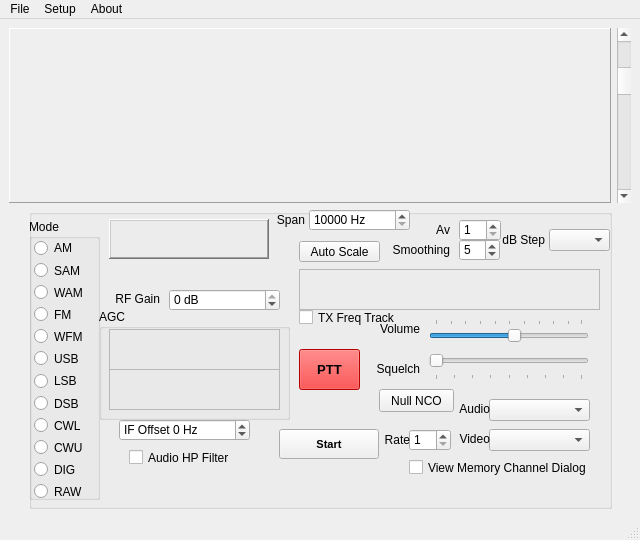
 <widget class="QMainWindow" name="MainWindow">
  <property name="geometry">
   <rect>
    <x>0</x>
    <y>0</y>
    <width>640</width>
    <height>540</height>
   </rect>
  </property>
  <property name="sizePolicy">
   <sizepolicy hsizetype="Expanding" vsizetype="Expanding">
    <horstretch>0</horstretch>
    <verstretch>0</verstretch>
   </sizepolicy>
  </property>
  <property name="minimumSize">
   <size>
    <width>100</width>
    <height>100</height>
   </size>
  </property>
  <property name="maximumSize">
   <size>
    <width>65000</width>
    <height>65000</height>
   </size>
  </property>
  <property name="windowTitle">
   <string>MainWindow</string>
  </property>
  <widget class="QWidget" name="centralWidget">
   <layout class="QVBoxLayout" name="verticalLayout_2">
    <item>
     <layout class="QHBoxLayout" name="horizontalLayout">
      <item>
       <widget class="CPlotter" name="framePlot">
        <property name="sizePolicy">
         <sizepolicy hsizetype="Expanding" vsizetype="Expanding">
          <horstretch>0</horstretch>
          <verstretch>0</verstretch>
         </sizepolicy>
        </property>
        <property name="maximumSize">
         <size>
          <width>2048</width>
          <height>16777215</height>
         </size>
        </property>
        <property name="toolTip">
         <string/>
        </property>
        <property name="frameShape">
         <enum>QFrame::Panel</enum>
        </property>
        <property name="frameShadow">
         <enum>QFrame::Raised</enum>
        </property>
       </widget>
      </item>
      <item>
       <widget class="QScrollBar" name="verticalScrollBar_dBOffset">
        <property name="sizePolicy">
         <sizepolicy hsizetype="Fixed" vsizetype="Expanding">
          <horstretch>0</horstretch>
          <verstretch>0</verstretch>
         </sizepolicy>
        </property>
        <property name="minimum">
         <number>0</number>
        </property>
        <property name="maximum">
         <number>14</number>
        </property>
        <property name="singleStep">
         <number>1</number>
        </property>
        <property name="pageStep">
         <number>1</number>
        </property>
        <property name="value">
         <number>3</number>
        </property>
        <property name="sliderPosition">
         <number>3</number>
        </property>
        <property name="orientation">
         <enum>Qt::Vertical</enum>
        </property>
        <property name="invertedAppearance">
         <bool>false</bool>
        </property>
        <property name="invertedControls">
         <bool>true</bool>
        </property>
       </widget>
      </item>
     </layout>
    </item>
    <item>
     <layout class="QHBoxLayout" name="horizontalLayout_2">
      <item>
       <spacer name="horizontalSpacer">
        <property name="orientation">
         <enum>Qt::Horizontal</enum>
        </property>
        <property name="sizeHint" stdset="0">
         <size>
          <width>10</width>
          <height>208</height>
         </size>
        </property>
       </spacer>
      </item>
      <item>
       <widget class="QGroupBox" name="groupBox">
        <property name="sizePolicy">
         <sizepolicy hsizetype="Expanding" vsizetype="Fixed">
          <horstretch>0</horstretch>
          <verstretch>0</verstretch>
         </sizepolicy>
        </property>
        <property name="minimumSize">
         <size>
          <width>583</width>
          <height>300</height>
         </size>
        </property>
        <property name="maximumSize">
         <size>
          <width>16777215</width>
          <height>16777215</height>
         </size>
        </property>
        <property name="title">
         <string/>
        </property>
        <property name="flat">
         <bool>true</bool>
        </property>
        <widget class="QGroupBox" name="ModegroupBox">
         <property name="geometry">
          <rect>
           <x>0</x>
           <y>10</y>
           <width>71</width>
           <height>281</height>
          </rect>
         </property>
         <property name="title">
          <string>Mode</string>
         </property>
         <widget class="QWidget" name="layoutWidget">
          <property name="geometry">
           <rect>
            <x>0</x>
            <y>20</y>
            <width>67</width>
            <height>261</height>
           </rect>
          </property>
          <layout class="QVBoxLayout" name="verticalLayout">
           <property name="spacing">
            <number>5</number>
           </property>
           <property name="sizeConstraint">
            <enum>QLayout::SetNoConstraint</enum>
           </property>
           <property name="leftMargin">
            <number>5</number>
           </property>
           <item>
            <widget class="QRadioButton" name="AMradioButton">
             <property name="sizePolicy">
              <sizepolicy hsizetype="Minimum" vsizetype="Maximum">
               <horstretch>0</horstretch>
               <verstretch>0</verstretch>
              </sizepolicy>
             </property>
             <property name="text">
              <string>AM</string>
             </property>
            </widget>
           </item>
           <item>
            <widget class="QRadioButton" name="SAMradioButton">
             <property name="text">
              <string>SAM</string>
             </property>
            </widget>
           </item>
           <item>
            <widget class="QRadioButton" name="WAMradioButton">
             <property name="sizePolicy">
              <sizepolicy hsizetype="Minimum" vsizetype="Maximum">
               <horstretch>0</horstretch>
               <verstretch>0</verstretch>
              </sizepolicy>
             </property>
             <property name="text">
              <string>WAM</string>
             </property>
            </widget>
           </item>
           <item>
            <widget class="QRadioButton" name="FMradioButton">
             <property name="enabled">
              <bool>true</bool>
             </property>
             <property name="text">
              <string>FM</string>
             </property>
            </widget>
           </item>
           <item>
            <widget class="QRadioButton" name="WFMradioButton">
             <property name="enabled">
              <bool>true</bool>
             </property>
             <property name="text">
              <string>WFM</string>
             </property>
            </widget>
           </item>
           <item>
            <widget class="QRadioButton" name="USBradioButton">
             <property name="text">
              <string>USB</string>
             </property>
            </widget>
           </item>
           <item>
            <widget class="QRadioButton" name="LSBradioButton">
             <property name="text">
              <string>LSB</string>
             </property>
            </widget>
           </item>
           <item>
            <widget class="QRadioButton" name="DSBradioButton">
             <property name="text">
              <string>DSB</string>
             </property>
             <property name="iconSize">
              <size>
               <width>20</width>
               <height>20</height>
              </size>
             </property>
            </widget>
           </item>
           <item>
            <widget class="QRadioButton" name="CWLradioButton">
             <property name="text">
              <string>CWL</string>
             </property>
            </widget>
           </item>
           <item>
            <widget class="QRadioButton" name="CWUradioButton">
             <property name="text">
              <string>CWU</string>
             </property>
            </widget>
           </item>
           <item>
            <widget class="QRadioButton" name="DIGradioButton">
             <property name="text">
              <string>DIG</string>
             </property>
            </widget>
           </item>
           <item>
            <widget class="QRadioButton" name="RAWradioButton">
             <property name="text">
              <string>RAW</string>
             </property>
            </widget>
           </item>
          </layout>
         </widget>
        </widget>
        <widget class="CMeter" name="frameMeter">
         <property name="geometry">
          <rect>
           <x>80</x>
           <y>10</y>
           <width>160</width>
           <height>40</height>
          </rect>
         </property>
         <property name="sizePolicy">
          <sizepolicy hsizetype="Fixed" vsizetype="Fixed">
           <horstretch>0</horstretch>
           <verstretch>0</verstretch>
          </sizepolicy>
         </property>
         <property name="minimumSize">
          <size>
           <width>160</width>
           <height>40</height>
          </size>
         </property>
         <property name="frameShape">
          <enum>QFrame::WinPanel</enum>
         </property>
         <property name="frameShadow">
          <enum>QFrame::Raised</enum>
         </property>
         <property name="lineWidth">
          <number>1</number>
         </property>
        </widget>
        <widget class="QLabel" name="labelSquelch_3">
         <property name="geometry">
          <rect>
           <x>70</x>
           <y>80</y>
           <width>61</width>
           <height>20</height>
          </rect>
         </property>
         <property name="toolTip">
          <string>FM Squelch Control</string>
         </property>
         <property name="text">
          <string>RF Gain</string>
         </property>
         <property name="alignment">
          <set>Qt::AlignRight|Qt::AlignTrailing|Qt::AlignVCenter</set>
         </property>
        </widget>
        <widget class="QSpinBox" name="spinBoxAtten">
         <property name="geometry">
          <rect>
           <x>140</x>
           <y>80</y>
           <width>111</width>
           <height>22</height>
          </rect>
         </property>
         <property name="suffix">
          <string> dB</string>
         </property>
         <property name="minimum">
          <number>-30</number>
         </property>
         <property name="maximum">
          <number>0</number>
         </property>
         <property name="singleStep">
          <number>10</number>
         </property>
        </widget>
        <widget class="QSpinBox" name="spinBoxOffset">
         <property name="geometry">
          <rect>
           <x>90</x>
           <y>210</y>
           <width>131</width>
           <height>22</height>
          </rect>
         </property>
         <property name="sizePolicy">
          <sizepolicy hsizetype="Expanding" vsizetype="Fixed">
           <horstretch>0</horstretch>
           <verstretch>0</verstretch>
          </sizepolicy>
         </property>
         <property name="minimumSize">
          <size>
           <width>120</width>
           <height>0</height>
          </size>
         </property>
         <property name="suffix">
          <string> Hz</string>
         </property>
         <property name="prefix">
          <string>IF Offset </string>
         </property>
         <property name="minimum">
          <number>-1500</number>
         </property>
         <property name="maximum">
          <number>1500</number>
         </property>
         <property name="singleStep">
          <number>100</number>
         </property>
        </widget>
        <widget class="QPushButton" name="pushButtonStart">
         <property name="geometry">
          <rect>
           <x>250</x>
           <y>220</y>
           <width>100</width>
           <height>30</height>
          </rect>
         </property>
         <property name="sizePolicy">
          <sizepolicy hsizetype="Fixed" vsizetype="Fixed">
           <horstretch>0</horstretch>
           <verstretch>3</verstretch>
          </sizepolicy>
         </property>
         <property name="minimumSize">
          <size>
           <width>100</width>
           <height>30</height>
          </size>
         </property>
         <property name="font">
          <font>
           <pointsize>8</pointsize>
           <weight>75</weight>
           <bold>true</bold>
           <kerning>false</kerning>
          </font>
         </property>
         <property name="toolTip">
          <string>Connect/Disconnect from Server</string>
         </property>
         <property name="text">
          <string>Start</string>
         </property>
         <property name="checkable">
          <bool>false</bool>
         </property>
         <property name="checked">
          <bool>false</bool>
         </property>
        </widget>
        <widget class="CFreqCtrl" name="frameFreqCtrl">
         <property name="geometry">
          <rect>
           <x>270</x>
           <y>60</y>
           <width>301</width>
           <height>41</height>
          </rect>
         </property>
         <property name="sizePolicy">
          <sizepolicy hsizetype="Fixed" vsizetype="Fixed">
           <horstretch>0</horstretch>
           <verstretch>0</verstretch>
          </sizepolicy>
         </property>
         <property name="minimumSize">
          <size>
           <width>200</width>
           <height>30</height>
          </size>
         </property>
         <property name="toolTip">
          <string>Demod Center Frequency</string>
         </property>
         <property name="frameShape">
          <enum>QFrame::StyledPanel</enum>
         </property>
         <property name="frameShadow">
          <enum>QFrame::Sunken</enum>
         </property>
         <property name="lineWidth">
          <number>1</number>
         </property>
        </widget>
        <widget class="QComboBox" name="comboBoxdBStep">
         <property name="geometry">
          <rect>
           <x>520</x>
           <y>20</y>
           <width>61</width>
           <height>22</height>
          </rect>
         </property>
         <property name="font">
          <font>
           <pointsize>8</pointsize>
          </font>
         </property>
        </widget>
        <widget class="QSlider" name="horizontalSliderVol">
         <property name="geometry">
          <rect>
           <x>400</x>
           <y>110</y>
           <width>160</width>
           <height>26</height>
          </rect>
         </property>
         <property name="sizePolicy">
          <sizepolicy hsizetype="Fixed" vsizetype="Fixed">
           <horstretch>0</horstretch>
           <verstretch>0</verstretch>
          </sizepolicy>
         </property>
         <property name="minimumSize">
          <size>
           <width>160</width>
           <height>25</height>
          </size>
         </property>
         <property name="toolTip">
          <string>Volume</string>
         </property>
         <property name="value">
          <number>53</number>
         </property>
         <property name="sliderPosition">
          <number>53</number>
         </property>
         <property name="orientation">
          <enum>Qt::Horizontal</enum>
         </property>
         <property name="tickPosition">
          <enum>QSlider::TicksAbove</enum>
         </property>
         <property name="tickInterval">
          <number>10</number>
         </property>
        </widget>
        <widget class="QComboBox" name="comboBoxAudioCompression">
         <property name="geometry">
          <rect>
           <x>460</x>
           <y>190</y>
           <width>101</width>
           <height>22</height>
          </rect>
         </property>
         <property name="sizePolicy">
          <sizepolicy hsizetype="Preferred" vsizetype="Preferred">
           <horstretch>0</horstretch>
           <verstretch>0</verstretch>
          </sizepolicy>
         </property>
         <property name="font">
          <font>
           <pointsize>8</pointsize>
          </font>
         </property>
         <property name="currentIndex">
          <number>-1</number>
         </property>
         <property name="maxVisibleItems">
          <number>13</number>
         </property>
         <property name="maxCount">
          <number>13</number>
         </property>
        </widget>
        <widget class="QLabel" name="label_1">
         <property name="geometry">
          <rect>
           <x>340</x>
           <y>150</y>
           <width>51</width>
           <height>20</height>
          </rect>
         </property>
         <property name="toolTip">
          <string>FM Squelch Control</string>
         </property>
         <property name="text">
          <string> Squelch</string>
         </property>
         <property name="alignment">
          <set>Qt::AlignRight|Qt::AlignTrailing|Qt::AlignVCenter</set>
         </property>
        </widget>
        <widget class="QLabel" name="labelAudioRate">
         <property name="geometry">
          <rect>
           <x>400</x>
           <y>190</y>
           <width>61</width>
           <height>20</height>
          </rect>
         </property>
         <property name="toolTip">
          <string>FM Squelch Control</string>
         </property>
         <property name="text">
          <string>Audio</string>
         </property>
         <property name="alignment">
          <set>Qt::AlignRight|Qt::AlignTrailing|Qt::AlignVCenter</set>
         </property>
        </widget>
        <widget class="QSlider" name="horizontalSliderSquelch">
         <property name="geometry">
          <rect>
           <x>400</x>
           <y>140</y>
           <width>160</width>
           <height>31</height>
          </rect>
         </property>
         <property name="minimum">
          <number>-160</number>
         </property>
         <property name="maximum">
          <number>0</number>
         </property>
         <property name="value">
          <number>-160</number>
         </property>
         <property name="orientation">
          <enum>Qt::Horizontal</enum>
         </property>
         <property name="tickPosition">
          <enum>QSlider::TicksBelow</enum>
         </property>
         <property name="tickInterval">
          <number>20</number>
         </property>
        </widget>
        <widget class="QLabel" name="label_2">
         <property name="geometry">
          <rect>
           <x>340</x>
           <y>110</y>
           <width>51</width>
           <height>20</height>
          </rect>
         </property>
         <property name="toolTip">
          <string>FM Squelch Control</string>
         </property>
         <property name="text">
          <string>Volume</string>
         </property>
         <property name="alignment">
          <set>Qt::AlignRight|Qt::AlignTrailing|Qt::AlignVCenter</set>
         </property>
        </widget>
        <widget class="QLabel" name="label">
         <property name="geometry">
          <rect>
           <x>230</x>
           <y>0</y>
           <width>46</width>
           <height>21</height>
          </rect>
         </property>
         <property name="text">
          <string>Span</string>
         </property>
         <property name="alignment">
          <set>Qt::AlignRight|Qt::AlignTrailing|Qt::AlignVCenter</set>
         </property>
        </widget>
        <widget class="QLabel" name="label_4">
         <property name="geometry">
          <rect>
           <x>470</x>
           <y>20</y>
           <width>46</width>
           <height>21</height>
          </rect>
         </property>
         <property name="text">
          <string>dB Step</string>
         </property>
         <property name="alignment">
          <set>Qt::AlignRight|Qt::AlignTrailing|Qt::AlignVCenter</set>
         </property>
        </widget>
        <widget class="QComboBox" name="comboBoxVideoCompression">
         <property name="geometry">
          <rect>
           <x>460</x>
           <y>220</y>
           <width>101</width>
           <height>22</height>
          </rect>
         </property>
         <property name="font">
          <font>
           <pointsize>8</pointsize>
          </font>
         </property>
         <property name="currentIndex">
          <number>-1</number>
         </property>
         <property name="maxVisibleItems">
          <number>4</number>
         </property>
         <property name="maxCount">
          <number>4</number>
         </property>
        </widget>
        <widget class="QLabel" name="label_5">
         <property name="geometry">
          <rect>
           <x>420</x>
           <y>220</y>
           <width>41</width>
           <height>20</height>
          </rect>
         </property>
         <property name="toolTip">
          <string>FM Squelch Control</string>
         </property>
         <property name="text">
          <string>Video</string>
         </property>
         <property name="alignment">
          <set>Qt::AlignRight|Qt::AlignTrailing|Qt::AlignVCenter</set>
         </property>
        </widget>
        <widget class="QSpinBox" name="spinBoxAve">
         <property name="geometry">
          <rect>
           <x>430</x>
           <y>10</y>
           <width>42</width>
           <height>22</height>
          </rect>
         </property>
         <property name="font">
          <font>
           <family>Arial</family>
           <weight>50</weight>
           <bold>false</bold>
          </font>
         </property>
         <property name="minimum">
          <number>1</number>
         </property>
         <property name="maximum">
          <number>10</number>
         </property>
        </widget>
        <widget class="QLabel" name="label_6">
         <property name="geometry">
          <rect>
           <x>400</x>
           <y>10</y>
           <width>21</width>
           <height>21</height>
          </rect>
         </property>
         <property name="text">
          <string>Av</string>
         </property>
         <property name="alignment">
          <set>Qt::AlignRight|Qt::AlignTrailing|Qt::AlignVCenter</set>
         </property>
        </widget>
        <widget class="QSpinBox" name="spinBoxRate">
         <property name="geometry">
          <rect>
           <x>380</x>
           <y>220</y>
           <width>42</width>
           <height>22</height>
          </rect>
         </property>
         <property name="minimum">
          <number>1</number>
         </property>
         <property name="maximum">
          <number>10</number>
         </property>
        </widget>
        <widget class="QLabel" name="label_7">
         <property name="geometry">
          <rect>
           <x>340</x>
           <y>220</y>
           <width>41</width>
           <height>21</height>
          </rect>
         </property>
         <property name="text">
          <string>Rate</string>
         </property>
         <property name="alignment">
          <set>Qt::AlignRight|Qt::AlignTrailing|Qt::AlignVCenter</set>
         </property>
        </widget>
        <widget class="QPushButton" name="pushButtonPtt">
         <property name="geometry">
          <rect>
           <x>270</x>
           <y>140</y>
           <width>61</width>
           <height>41</height>
          </rect>
         </property>
         <property name="font">
          <font>
           <family>Arial</family>
           <pointsize>10</pointsize>
           <weight>75</weight>
           <bold>true</bold>
           <kerning>true</kerning>
          </font>
         </property>
         <property name="styleSheet">
          <string notr="true">background-color: rgb(0, 255, 0);
selection-background-color: rgb(255, 0, 0);
selection-color: rgb(255, 0, 0);
background-color: rgb(255, 0, 0);
</string>
         </property>
         <property name="text">
          <string>PTT</string>
         </property>
         <property name="checkable">
          <bool>true</bool>
         </property>
        </widget>
        <widget class="QGroupBox" name="groupBox_2">
         <property name="geometry">
          <rect>
           <x>70</x>
           <y>100</y>
           <width>191</width>
           <height>111</height>
          </rect>
         </property>
         <property name="title">
          <string>AGC</string>
         </property>
         <widget class="CSliderCtrl" name="frameThresh">
          <property name="geometry">
           <rect>
            <x>10</x>
            <y>20</y>
            <width>171</width>
            <height>41</height>
           </rect>
          </property>
          <property name="frameShape">
           <enum>QFrame::StyledPanel</enum>
          </property>
          <property name="frameShadow">
           <enum>QFrame::Plain</enum>
          </property>
          <property name="lineWidth">
           <number>2</number>
          </property>
         </widget>
         <widget class="CSliderCtrl" name="frameDecay">
          <property name="geometry">
           <rect>
            <x>10</x>
            <y>60</y>
            <width>171</width>
            <height>41</height>
           </rect>
          </property>
          <property name="frameShape">
           <enum>QFrame::StyledPanel</enum>
          </property>
          <property name="frameShadow">
           <enum>QFrame::Plain</enum>
          </property>
          <property name="lineWidth">
           <number>2</number>
          </property>
         </widget>
        </widget>
        <widget class="QSpinBox" name="spinBoxSpan">
         <property name="geometry">
          <rect>
           <x>280</x>
           <y>0</y>
           <width>101</width>
           <height>22</height>
          </rect>
         </property>
         <property name="suffix">
          <string> Hz</string>
         </property>
         <property name="minimum">
          <number>10000</number>
         </property>
         <property name="maximum">
          <number>190000</number>
         </property>
         <property name="singleStep">
          <number>10000</number>
         </property>
        </widget>
        <widget class="QCheckBox" name="checkBoxAudioHP">
         <property name="enabled">
          <bool>true</bool>
         </property>
         <property name="geometry">
          <rect>
           <x>100</x>
           <y>240</y>
           <width>131</width>
           <height>17</height>
          </rect>
         </property>
         <property name="text">
          <string>Audio HP Filter</string>
         </property>
        </widget>
        <widget class="QCheckBox" name="checkBoxTxTrack">
         <property name="enabled">
          <bool>true</bool>
         </property>
         <property name="geometry">
          <rect>
           <x>270</x>
           <y>100</y>
           <width>111</width>
           <height>17</height>
          </rect>
         </property>
         <property name="text">
          <string>TX Freq Track</string>
         </property>
        </widget>
        <widget class="QPushButton" name="pushButtonNcoSpur">
         <property name="geometry">
          <rect>
           <x>350</x>
           <y>180</y>
           <width>75</width>
           <height>23</height>
          </rect>
         </property>
         <property name="text">
          <string>Null NCO</string>
         </property>
        </widget>
        <widget class="QCheckBox" name="checkBoxMemory">
         <property name="enabled">
          <bool>true</bool>
         </property>
         <property name="geometry">
          <rect>
           <x>380</x>
           <y>250</y>
           <width>201</width>
           <height>17</height>
          </rect>
         </property>
         <property name="text">
          <string>View Memory Channel Dialog</string>
         </property>
        </widget>
        <widget class="QLabel" name="label_8">
         <property name="geometry">
          <rect>
           <x>360</x>
           <y>30</y>
           <width>61</width>
           <height>21</height>
          </rect>
         </property>
         <property name="text">
          <string>Smoothing</string>
         </property>
         <property name="alignment">
          <set>Qt::AlignRight|Qt::AlignTrailing|Qt::AlignVCenter</set>
         </property>
        </widget>
        <widget class="QDoubleSpinBox" name="doubleSpinBoxAlpha">
         <property name="geometry">
          <rect>
           <x>430</x>
           <y>30</y>
           <width>41</width>
           <height>22</height>
          </rect>
         </property>
         <property name="decimals">
          <number>0</number>
         </property>
         <property name="minimum">
          <double>0.000000000000000</double>
         </property>
         <property name="maximum">
          <double>9.000000000000000</double>
         </property>
         <property name="singleStep">
          <double>1.000000000000000</double>
         </property>
         <property name="value">
          <double>5.000000000000000</double>
         </property>
        </widget>
        <widget class="QPushButton" name="pushButtonAutoScale">
         <property name="geometry">
          <rect>
           <x>270</x>
           <y>32</y>
           <width>81</width>
           <height>21</height>
          </rect>
         </property>
         <property name="text">
          <string>Auto Scale</string>
         </property>
         <property name="flat">
          <bool>false</bool>
         </property>
        </widget>
       </widget>
      </item>
      <item>
       <spacer name="horizontalSpacer_2">
        <property name="orientation">
         <enum>Qt::Horizontal</enum>
        </property>
        <property name="sizeHint" stdset="0">
         <size>
          <width>18</width>
          <height>208</height>
         </size>
        </property>
       </spacer>
      </item>
     </layout>
    </item>
   </layout>
  </widget>
  <widget class="QMenuBar" name="menuBar">
   <property name="geometry">
    <rect>
     <x>0</x>
     <y>0</y>
     <width>640</width>
     <height>21</height>
    </rect>
   </property>
   <widget class="QMenu" name="menuFile">
    <property name="title">
     <string>File</string>
    </property>
    <addaction name="actionExit"/>
    <addaction name="actionStayOnTop"/>
   </widget>
   <widget class="QMenu" name="menuSetup">
    <property name="title">
     <string>Setup</string>
    </property>
    <addaction name="actionNetwork"/>
    <addaction name="actionSoundCard"/>
    <addaction name="actionTransmit"/>
   </widget>
   <widget class="QMenu" name="menuAbout">
    <property name="title">
     <string>About</string>
    </property>
    <addaction name="actionAbout"/>
   </widget>
   <addaction name="menuFile"/>
   <addaction name="menuSetup"/>
   <addaction name="menuAbout"/>
  </widget>
  <widget class="QStatusBar" name="statusBar"/>
  <action name="actionExit">
   <property name="text">
    <string>Exit</string>
   </property>
  </action>
  <action name="actionStayOnTop">
   <property name="checkable">
    <bool>true</bool>
   </property>
   <property name="text">
    <string>Stay On Top</string>
   </property>
  </action>
  <action name="actionNetwork">
   <property name="text">
    <string>Network</string>
   </property>
   <property name="toolTip">
    <string>Network Setup</string>
   </property>
  </action>
  <action name="actionSoundCard">
   <property name="text">
    <string>Sound Card</string>
   </property>
   <property name="toolTip">
    <string>Select SoundCard</string>
   </property>
  </action>
  <action name="actionAbout">
   <property name="text">
    <string>About RemoteSdrClient</string>
   </property>
  </action>
  <action name="actionPasswords">
   <property name="text">
    <string>Passwords</string>
   </property>
  </action>
  <action name="actionTransmit">
   <property name="text">
    <string>Transmit</string>
   </property>
  </action>
 </widget>
